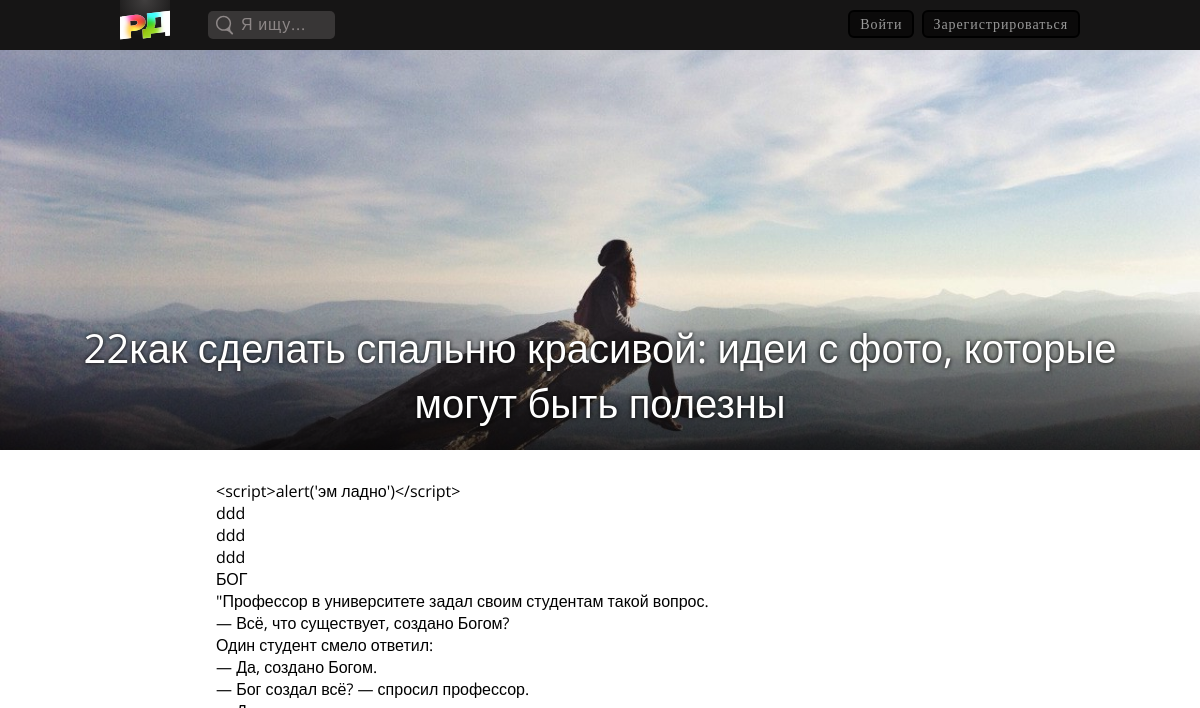
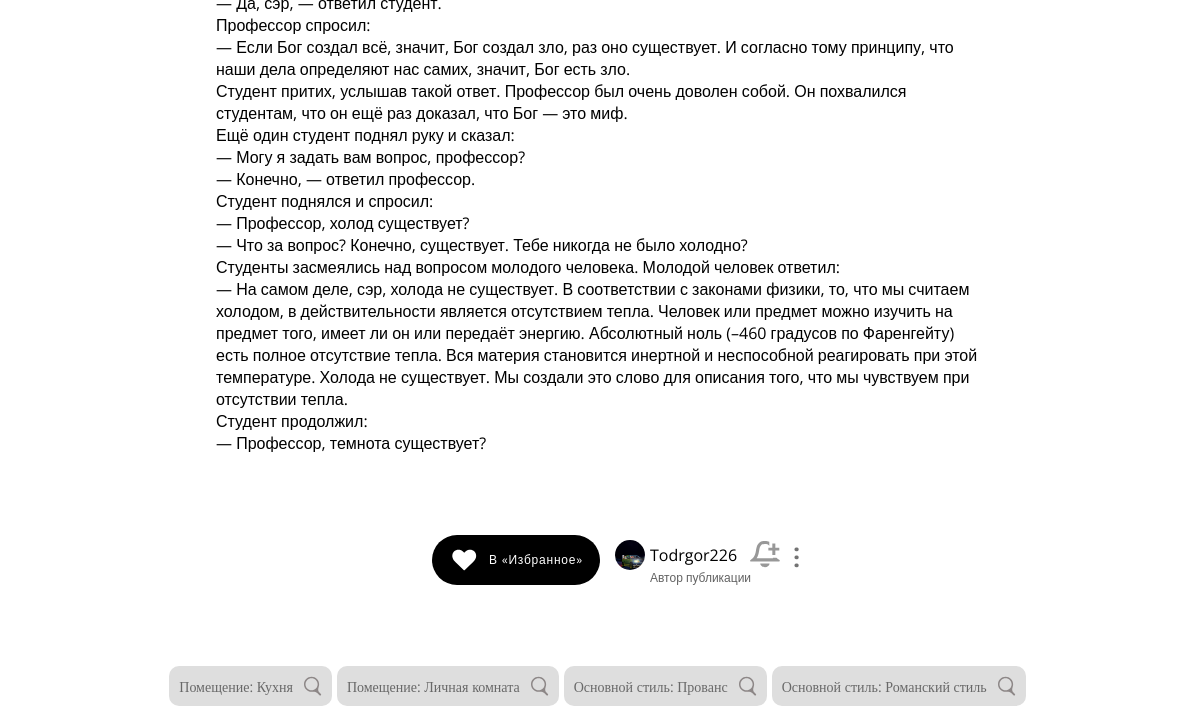
The page /pub/815/ (upper part) on the database as committed earlier (2 pictures, top to bottom).
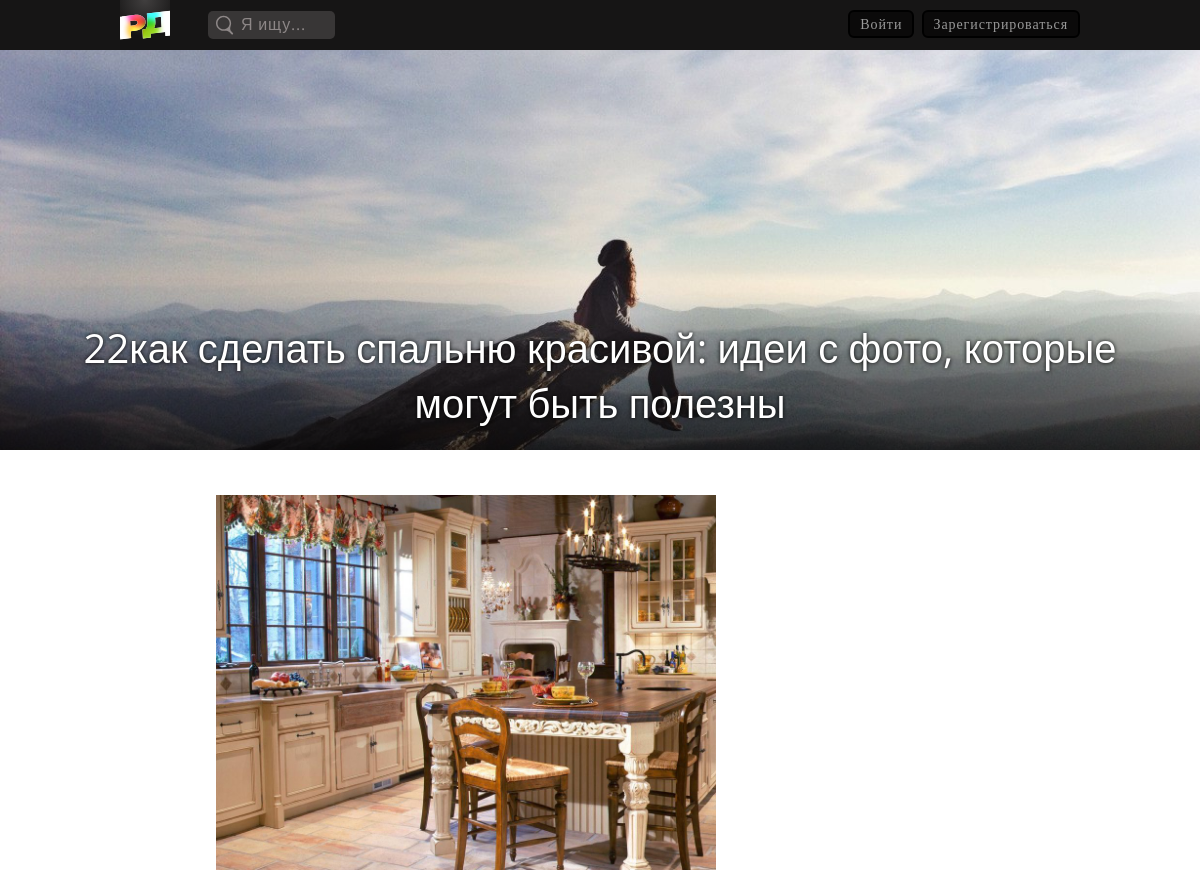
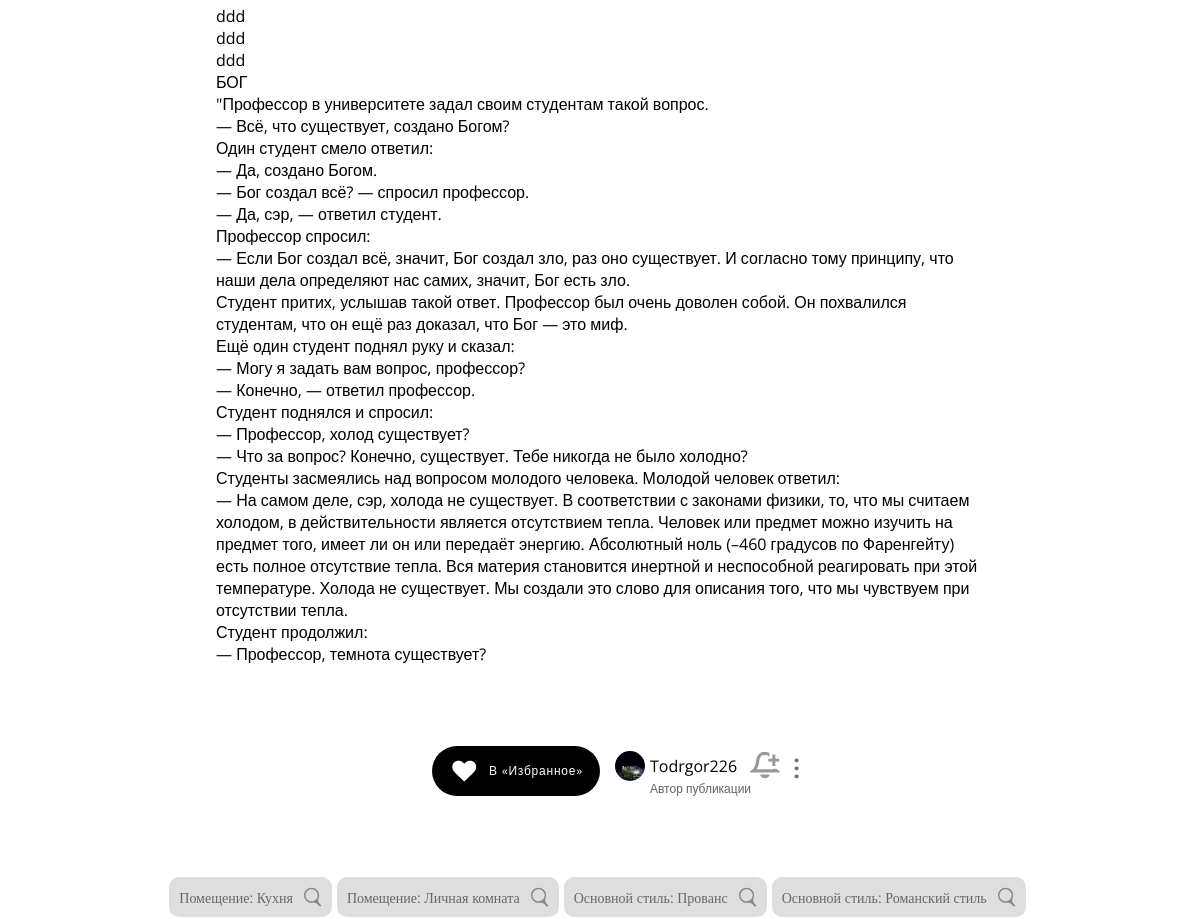
The same page on the database as committed later (2 pictures, top to bottom).
### publicationapp/models.py (models this page shows, shortened)
class Publication(models.Model):
    title = models.CharField(max_length=135, verbose_name='Заголовок публикации')
    type = models.ForeignKey('PubTypes', on_delete=models.CASCADE, default=0, verbose_name='Вид публикации', blank=False)
    preview = models.FileField(max_length=200, upload_to='pub_media', validators=[FileExtensionValidator(['mp4', 'mov', 'png', 'jpg', 'jpeg', 'gif'])], verbose_name='Превью')
    content = RichTextUploadingField(blank=True, null=True, verbose_name='Контент', default='')
    author = models.ForeignKey(settings.AUTH_USER_MODEL, on_delete=models.SET_NULL, null=True, verbose_name='Автор')
    pushed = models.DateTimeField(auto_now_add=True, verbose_name='Дата и время публикации')
    tags = models.ManyToManyField('Tag', verbose_name='Теги публикции')
    cost_min = models.FloatField(validators=[MinValueValidator(0.0)], blank=True, default=0, verbose_name='бюджет от')
    cost_max = models.FloatField(validators=[MinValueValidator(0.0)], blank=True, default=1, verbose_name='бюджет до')
    shared_count = models.IntegerField(default=0, verbose_name='"Поделиться" нажато раз')
    class Meta:
        verbose_name = 'Публикация'
        verbose_name_plural = 'Публикации'
        ordering = ('-pushed',)
    @property
    def seen_count(self):
        return SeenPubs.objects.filter(pub=self.id).count()
    @property
    def saved_count(self):
        return SavedPubs.objects.filter(pub=self.id).count()

class Tag(models.Model):
    name = models.CharField(max_length=255, verbose_name='Наименование тега')
    category = models.ForeignKey('TagCategory', on_delete=models.CASCADE, verbose_name='Категория тега', blank=False)
    class Meta:
        verbose_name = 'Тег публикации'
        verbose_name_plural = 'Теги публикации'
        ordering = ('name',)

class TagCategory(models.Model):
    name = models.CharField(max_length=135, verbose_name='Название категории')
    pub_type = models.ManyToManyField('PubTypes', verbose_name='Для какого типа публикации')
    class Meta:
        verbose_name = 'Категория тегов'
        verbose_name_plural = 'Категории тегов'

### authapp/models.py (models this page shows, shortened)
class User(AbstractUser):
    photo = models.ImageField(upload_to='users_avatars', blank=True, null=True, default='users_avatars/no_avatar.png', verbose_name='Аватарка')
    role = models.ForeignKey('UserRoles', on_delete=models.SET_DEFAULT, default=1, verbose_name='Роль в ИС', blank=False)
    bio = models.CharField(max_length=100, blank=True, null=True, verbose_name='Самоописание/статус')
    age = models.PositiveIntegerField(verbose_name='Возраст', null=True, blank=True, validators=[MinValueValidator(1), MaxValueValidator(111)])
    phone_number = PhoneNumberField(null=True, blank=False, unique=True, verbose_name="Номер телефона")
    last_entry = models.DateTimeField(auto_now=True, verbose_name='Последняя авторизация')
    seen_count = models.IntegerField(default=0, verbose_name='Просмотров страницы пользователя')
    following_for = models.ManyToManyField('User', related_name="users_in_follows", verbose_name='Пользователь, про кого подписчик получает уведомления')
    class Meta:
        verbose_name = 'Пользователь'
        verbose_name_plural = 'Пользователи'

### publicationapp/views.py (the view, shortened to what this page needs)
# urls.py: path('<int:pk>/', publicationapp.PubWatchOne.as_view(), name='one'),
class PubWatchOne(ListView):
    model = Publication
    template_name = 'publicationapp/pub_one.html'
    context_object_name = 'pub'
    allow_empty = False # сделать ответ на случай, если публикации с введённым id не существует
    def get_queryset(self):
        return Publication.objects.get(id=self.kwargs['pk'])
    def get_context_data(self, **kwargs):
        context = super(PubWatchOne, self).get_context_data(**kwargs)
        pub = Publication.objects.get(id=self.kwargs['pk'])
        saved_pubs = None
        context.update({
            'pub': pub,
            'saved_pubs': saved_pubs,
        })
        return context

### publicationapp/templates/publicationapp/pub_one.html (shortened to what this page needs)
{% extends 'mainapp/base.html' %}
{% block css %}
  <link rel="stylesheet" href="/static/lib\css\style_header.css">
  <link rel="stylesheet" href="/static/lib\css\style_footer.css">
  <link rel="stylesheet" href="/static/lib\css\style_watch_designs.css">
  {% if pub.type.id == 31 %}
    <link rel="stylesheet" href="/static/lib\css\style_watch_lifehacks.css">
  {% else %}
    <link rel="stylesheet" href="/static/lib\css\style_pub_one.css">
    <link  href="/static/lib\css\jquery.fancybox.min.css" rel="stylesheet">
  {% endif %}
{% endblock %}
{% block content %}
  {% if pub.type.id == 31 %}
    <div class="pubs_container">
      <div class="page_title"> </div>
      <div class="pub_one lifehack" id="{{ pub.id }}">
        <div class="pub_url" style="display: none;">{% url 'pub:one' pk=pub.id %}</div>
        <div class="media">
          {% if '.mp4' in pub.preview.url or '.mov' in pub.preview.url %}
            <video class="paused" muted="muted" controls="controls" loop>
              <source src="{{ pub.preview.url }}" type='video/mp4;'>
              Тег video не поддерживается вашим браузером. Увы.
            </video>
          {% else %}
            <img src="{{ pub.preview.url }}" alt="">
          {% endif %}
          <div class="img_black_gradient"> </div>
        </div>
        <div class="pub_info">
          <div class="pub_to_do">
            <div class="user_just_saved_it {% if pub.id in saved_pubs %} pub_saved {% endif %}">
              <a onclick="
              {% if user.is_authenticated %}
                toggleSavePub_LH( {{ pub.id }} )
              {% else %}
                YouHaveToLogin('сохранить публикацию')
              {% endif %}
              " title="Сохранить в «Избранное»"><img src="/static/sources/SVG/heart.svg" alt=""></a>
            </div>
            <div class="pub_author_cntnr">
              <div class="pub_author">
                {% if pub.author.id != None %}
                  <a href="{% url 'auth:one' pk=pub.author.id %}"><img src="{{ pub.author.photo.url }}" alt=""></a>
                  <div class="nickname_and_role">
                    <div class="nickname">
                        <a href="{% url 'auth:one' pk=pub.author.id %}" class="nickname_link">{{ pub.author.username }}</a>
                        {% if user.is_authenticated %}
                          {% if user != pub.author %}
                            <a onclick="toggleGetNotiFromAuthor( {{ pub.author.id }} )" class="nickname_noti" id="{{ pub.author.id }}">
                            <div class="get_noti {% if pub.author in user.following_for.all %}noties_gotten{% endif %}" title="Получать уведомления о новых записях пользователя {{ pub.author.username }}"></div></a>
                          {% endif %}
                        {% else %}
                          <a onclick="YouHaveToLogin('получать уведомления о новых публикациях пользователя {{ pub.author.username }}')" class="nickname_noti">
                          <div class="get_noti" title="Получать уведомления о новых публикациях пользователя {{ pub.author.username }}"></div></a>
                        {% endif %}
                    </div>
                    <p class="role">Автор публикации</p>
                  </div>
                {% else %}
                  <img src="/media/users_avatars/deleted_user.png" alt="" class="deleted_user_photo">
                  <div class="nickname_and_role">
                    <div class="nickname">
                      <p class="deleted_user_username">Пользователь удалён</p>
                    </div>
                    <p class="deleted_user_pub_author">Автор публикации</p>
                  </div>
                {% endif %}
              </div>
            </div>
            <a onclick="togglePubAdditionalFunctions({{ pub.id }})"><div class="pub_show_full">•••</div></a>
          </div>
          <div class="div_pub_text">
            <p class="pub_text">{{ pub.title }}</p>
            <div class="some_counts lifehack"><p><span class="count_one">👁‍🗨 {{ pub.seen_count }}</span><span class="count_one">❤ {{ pub.saved_count }}</span><span class="count_one">🔗 {{ pub.shared_count }}</span></p></div>
          </div>
            <div class="pub_tags_container">
              {% for tag in pub.tags.all %}
                {% if tag.name != 'Другое' %}
                  <form class="opened_filter_form" action="{% url 'lifehacks' %}" method="GET">
                    <input type="hidden" name="pub_type" value="{{ pub.type.id }}">
                    <div class="pub_tag">
                      <input type="hidden" name="{{ tag.id }}" value="{{ tag.name }}" class="selected_tag">
                      <input style="cursor: pointer; margin: 0; background: none; border: none; font-size: 14px; color: #686868; font-family: 'Open Sans'; padding-right: 10px;"
                        type="submit" name="to_filter" value="{{ tag.category.name }}: {{ tag.name }}">
                      <img src="/static/sources/SVG/search.svg" alt="">
                    </div>
                  </form>
                {% endif %}
              {% endfor %}
              {% for tag in pub.tags.all %}
                {% if tag.name == 'Другое' %}
                  <form class="opened_filter_form" action="{% url 'lifehacks' %}" method="GET">
                    <input type="hidden" name="pub_type" value="{{ pub.type.id }}">
                    <div class="pub_tag">
                      <input type="hidden" name="{{ tag.id }}" value="{{ tag.name }}" class="selected_tag">
                      <input style="cursor: pointer; margin: 0; background: none; border: none; font-size: 14px; color: #686868; font-family: 'Open Sans'; padding-right: 10px;"
                        type="submit" name="to_filter" value="{{ tag.category.name }}: {{ tag.name }}">
                      <img src="/static/sources/SVG/search.svg" alt="">
                    </div>
                  </form>
                {% endif %}
              {% endfor %}
            </div>
          </div>
      </div>
      <div class="page_title"> </div>
    </div>
  {% else %}
    <div class="preview" style="background: url({{ pub.preview.url }}); background-position: center; background-size: cover;">
      <div class="preview_cntnr">
        <p class="title">{{ pub.title }}</p>
      </div>
    </div>
    <div class="pubs_container">
      <div class="pub_full_content">
        {{ pub.content|safe }}
      </div>
      <div class="pub_to_do">
        <div class="user_just_saved_it {% if pub.id in saved_pubs %} pub_saved {% endif %}" onclick="
        {% if user.is_authenticated %}
          toggleSavePub_D( {{ pub.id }} )
        {% else %}
          YouHaveToLogin('сохранить публикацию')
        {% endif %}" title="Сохранить в «Избранное»">
          <img src="/static/sources/SVG/heart.svg" alt="">
          <input class="user_just_saved_it_smbt" type="submit" name="to_save_the_pub" value="{% if pub.id in saved_pubs %}Сохранено{% else %}В «Избранное»{% endif %}">
        </div>
        <div class="pub_author_cntnr">
          <div class="pub_author">
            {% if pub.author.id != None %}
              <a href="{% url 'auth:one' pk=pub.author.id %}"><img src="{{ pub.author.photo.url }}" alt=""></a>
              <div class="nickname_and_role">
                <div class="nickname">
                  <a href="{% url 'auth:one' pk=pub.author.id %}" class="nickname_link">{{ pub.author.username }}</a>
                  {% if user.is_authenticated %}
                    {% if user != pub.author %}
                      <a onclick="toggleGetNotiFromAuthor( {{ pub.author.id }} )" class="nickname_noti" id="{{ pub.author.id }}">
                      <div class="get_noti {% if pub.author in user.following_for.all %}noties_gotten{% endif %}" title="Получать уведомления о новых записях пользователя {{ pub.author.username }}"></div></a>
                    {% endif %}
                  {% else %}
                    <a onclick="YouHaveToLogin('получать уведомления о новых публикациях пользователя {{ pub.author.username }}')" class="nickname_noti">
                    <div class="get_noti" title="Получать уведомления о новых публикациях пользователя {{ pub.author.username }}"></div></a>
                  {% endif %}
                </div>
                <p class="role">Автор публикации</p>
              </div>
            {% endif %}
          </div>
        </div>
        <a onclick="togglePubAdditionalFunctions({{ pub.id }})"><div class="pub_show_full">•••</div></a>
      </div>
      <div class="pub_tags_container">
        {% for tag in pub.tags.all %}
          {% if tag.name != 'Другое' %}
            <form class="opened_filter_form" action="
            {% if pub.type.id == 21 %} {% url 'designs' %} {% endif %}"
            method="GET">
              <div class="pub_tag">
                <input style="cursor: pointer; margin: 0; background: none; border: none; font-size: 14px; color: #686868; font-family: 'Open Sans'; padding-right: 10px;"
                  type="submit" name="to_filter" value="{{ tag.category.name }}: {{ tag.name }}">
                <img src="/static/sources/SVG/search.svg" alt="">
              </div>
            </form>
          {% endif %}
        {% endfor %}
      </div>
    </div>
  {% endif %}
{% endblock %}

Rows that differ between the two databases and show on the page:
changed Publication "22как сделать спальню красивой: идеи с фото, которые могут быть полезны": content: picture added; content "<script>alert('эм ладно')</script> ddd ddd ddd БОГ…" → "ddd ddd ddd БОГ…"
